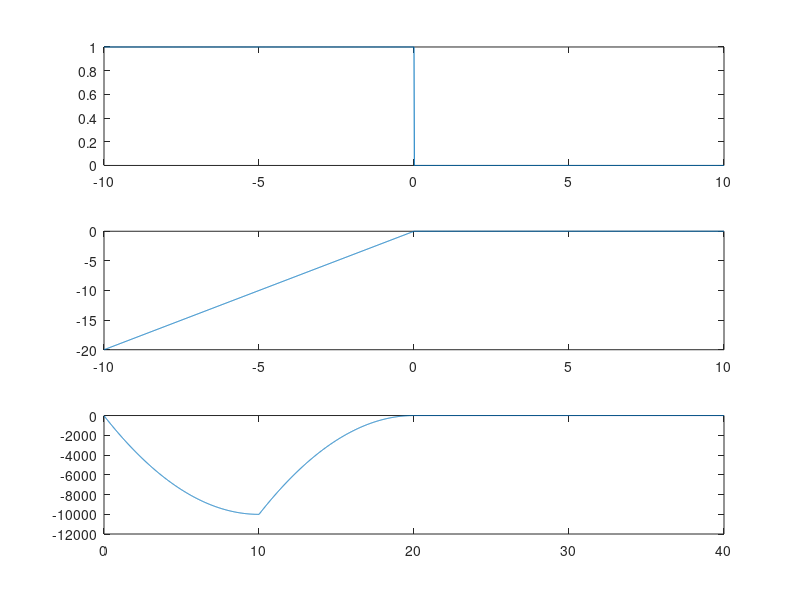

Source code (MATLAB):
t=[-10:0.01:10];
y1=0*(t<0)+0*(t>1)+1*(0<t<1);
y2=2.*t.*y1;
figure(1);
subplot(3,1,1);
plot(t,y1);
subplot(3,1,2);
plot(t,y2);
result=conv(y1,y2);
n=length(y1)+length(y2)-2;
t=0:0.01:n*0.01;
subplot(3,1,3);
plot(t,result);


